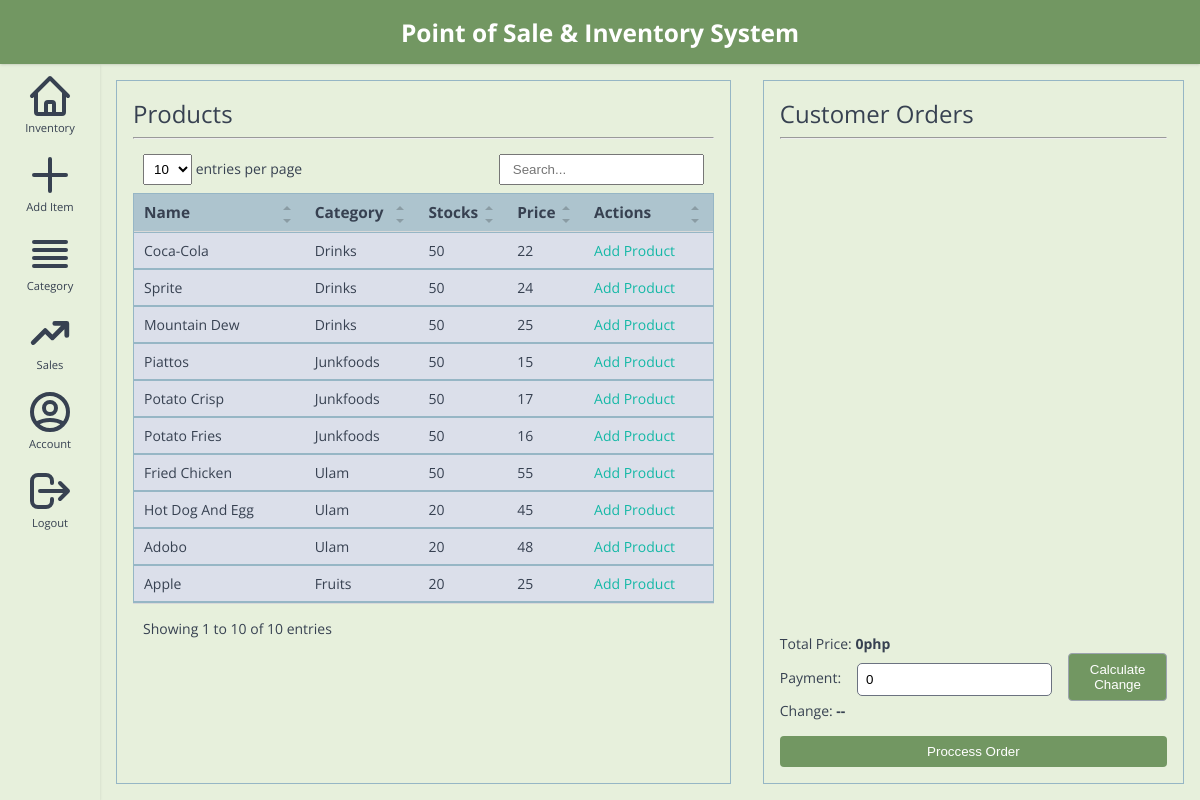
Page /index.php (signed in) on the committed database.
### tables this page shows
CREATE TABLE `products` (
  `id` int(11) NOT NULL,
  `category_id` int(11) NOT NULL,
  `name` varchar(60) NOT NULL,
  `quantity` int(11) NOT NULL,
  `price` float NOT NULL
);

CREATE TABLE `categories` (
  `id` int(11) NOT NULL,
  `name` varchar(60) NOT NULL
);

### models/Product.php (called while the page is built, shortened)
<?php
require_once __DIR__.'/../_init.php';
class Product
{
    public function __construct($product)
    {
        $this->category = $this->getCategory($product);
        $this->id = $product['id'];
        $this->name = $product['name'];
        $this->quantity = intval($product['quantity']);
        $this->price = floatval($product['price']);
    }
    private function getCategory($product)
    {
        if (isset($product['category_name'])) {
            return new Category([
                'id' => $product['category_id'],
                'name' => $product['category_name']
            ]);
        }
        return Category::find($product['category_id']);
    }
    public static function all()
    {
        global $connection;
        $stmt = $connection->prepare('SELECT products.*, categories.name as category_name FROM products INNER JOIN categories ON products.category_id = categories.id');
        $stmt->execute();
        $stmt->setFetchMode(PDO::FETCH_ASSOC);
        $result = $stmt->fetchAll();
        $result = array_map(fn($item) => new Product($item), $result);
        return $result;
    }
}

### models/Category.php (called while the page is built, shortened)
<?php
class Category
{
    public function __construct($category)
    {
        $this->name = $category['name'];
    }
}

### index.php (the view, shortened to what this page needs)
<?php
$products = Product::all();
?>
<!DOCTYPE html>
<html>
<head>
    <link rel="stylesheet" type="text/css" href="css/main-style.css">
    <link rel="stylesheet" type="text/css" href="css/admin-panel.css">
    <link rel="stylesheet" type="text/css" href="css/cashier-style.css">
    <link rel="stylesheet" type="text/css" href="css/util.css">
    <link rel="stylesheet" type="text/css" href="css/table-style.css">
</head>
<body>
    <?php require 'templates/admin_header.php' ?>
    <div class="flex">
        <?php require 'templates/admin_navbar.php' ?>
        <main x-data='products(<?= json_encode($products) ?>)'>
            <div class="flex h-full">
                <div class="products">
                    <div class="subtitle">Products</div>
                    <hr/>
                    <table id="productsTable">
                        <thead>
                            <tr>
                                <th>Name</th>
                                <th>Category</th>
                                <th>Stocks</th>
                                <th>Price</th>
                                <th>Actions</th>
                            </tr>
                        </thead>
                        <tbody>
                            <?php foreach ($products as $product) : ?>
                            <tr>
                                <td><?= $product->name ?></td>
                                <td><?= $product->category->name ?></td>
                                <td><?= $product->quantity ?></td>
                                <td><?= $product->price ?></td>
                                <td>
                                    <a @click="addToCart(<?= $product->id ?>)" href="#" class="text-green-300">Add Product</a>
                                </td>
                            </tr>
                            <?php endforeach; ?>
                        </tbody>
                    </table>
                </div>
                <div class="forms">
                    <div class="flex flex-col h-full">
                        <div>
                            <div class="subtitle">Customer Orders</div>
                            <hr/>
                        </div>
                        <div id="cardItemsContainer" class="flex-grow" style="overflow-y: auto;">
                        </div>
                        <form action="api/cashier_controller.php" method="POST" @submit="validate">
                            <div>
                                <span>Total Price: </span>
                                <span class="font-bold" x-text="totalPrice + 'php'"></span>
                            </div>
                            <div class="flex align-center gap-16">
                                <span>Payment: </span>
                                <div class="form-control flex-grow">
                                    <input type="number" x-model="payment" step="0.25" name=""/>
                                </div>
                                <button type="button" @click="calculateChange()" class="btn btn-outlined">Calculate Change</button>
                            </div>
                            <div>
                                <span>Change: </span>
                                <span class="font-bold" x-ref="change">--</span>
                            </div>
                            <button class="btn btn-primary mt-16 w-full">Proccess Order</button>
                        </form>
                    </div>
                </div>
            </div>
        </main>
    </div>
</body>
</html>

### css/main-style.css (style rules this page uses)
body { --shadow: 0 1px 3px 0 rgb(0 0 0 / 0.1), 0 1px 2px -1px rgb(0 0 0 / 0.1); --teal-500: #14B8A6; --red-100: #FEE2E2; --red-500: #EF4444; --green-100: #DCFCE7; --green-300: #86EFAC; --green-500: #22C55E; --primary: #729762; --primary-lighter: #93C5FD; --primary-darker: #A25772; --gray-50: #DBDFEA; --gray-100: #E7F0DC; --gray-200: #ADC4CE; --gray-300: #96B6C5; --gray-400: #9CA3AF; --gray-500: #6B7280; --gray-700: #374151; --color-200: #E3FEF7; background: var(--gray-100); margin: 0; font-family: "Open Sans"; font-size: 14px; color: var(--gray-700); }
.form-control { display: flex; flex-direction: column; }
.form-control input, .form-control select { background-color: #fff; margin-top: 4px; padding: 8px; border-radius: 5px; border: 1px solid #6B7280; }
.btn { font-weight: 500; padding: 8px 16px; background-color: var(--gray-100); border: none; border-radius: 4px; cursor: pointer; }
.btn-outlined { background-color: var(--primary); border: 1px solid var(--gray-400); color: #fff; }
.btn-primary { background-color: var(--primary); transition: background-color 0.3s ease; color: #fff; }

### css/admin-panel.css (style rules this page uses)
.subtitle { font-size: 1.5rem; }
hr { color: var(--gray-300); }
a { color: inherit; text-decoration: none; }
main { flex-grow: 1; height: calc(100vh - 64px); overflow-y: auto; }
table { border-collapse: collapse; width: 100%; border: 1px solid var(--gray-300); }
thead { border: 1px solid var(--gray-300); border-width: 1px 0; background-color: var(--gray-200); }
th { text-align: left; padding: 8px; font-size: 1.1em; }
td { background-color: var(--gray-50); border: 1px solid var(--gray-300); border-width: 1px 0; padding: 8px; }

### css/cashier-style.css (style rules this page uses)
.products { flex: 3; border: 1px solid var(--gray-300); margin: 16px; padding: 16px; overflow-y: auto; }
.forms { flex: 2; border: 1px solid var(--gray-300); margin: 16px; padding: 16px; }

### css/util.css (style rules this page uses)
.mt-16 { margin-top: 16px; }
.font-bold { font-weight: bold; }
.flex { display: flex; }
.flex-grow { flex-grow: 1; }
.flex-col { flex-direction: column; }
.align-center { align-items: center; }
.gap-16 { gap: 16px; }
.w-full { width: 100%; }
.h-full { height: 100%; }
.text-green-300 { color: var(--teal-500); }

### css/table-style.css (style rules this page uses)
.dataTable-table { max-width: 100%; width: 100%; border-spacing: 0; border-collapse: separate; }
.dataTable-table > tbody > tr > td, .dataTable-table > tbody > tr > th, .dataTable-table > tfoot > tr > td, .dataTable-table > tfoot > tr > th, .dataTable-table > thead > tr > td, .dataTable-table > thead > tr > th { vertical-align: top; padding: 8px 10px; }
.dataTable-table > thead > tr > th { vertical-align: bottom; text-align: left; border-bottom: 1px solid #d9d9d9; }
.dataTable-table th { vertical-align: bottom; text-align: left; }

### rows in the picture
products: name "Coca-Cola", name "Drinks", quantity "50", price "22"
products: name "Sprite", name "Drinks", quantity "50", price "24"
products: name "Mountain Dew", name "Drinks", quantity "50", price "25"
products: name "Piattos", name "Junkfoods", quantity "50", price "15"
products: name "Potato Crisp", name "Junkfoods", quantity "50", price "17"
products: name "Potato Fries", name "Junkfoods", quantity "50", price "16"
products: name "Fried Chicken", name "Ulam", quantity "50", price "55"
products: name "Hot Dog And Egg", name "Ulam", quantity "20", price "45"
products: name "Adobo", name "Ulam", quantity "20", price "48"
products: name "Apple", category.name "Fruits", quantity "20", price "25"
